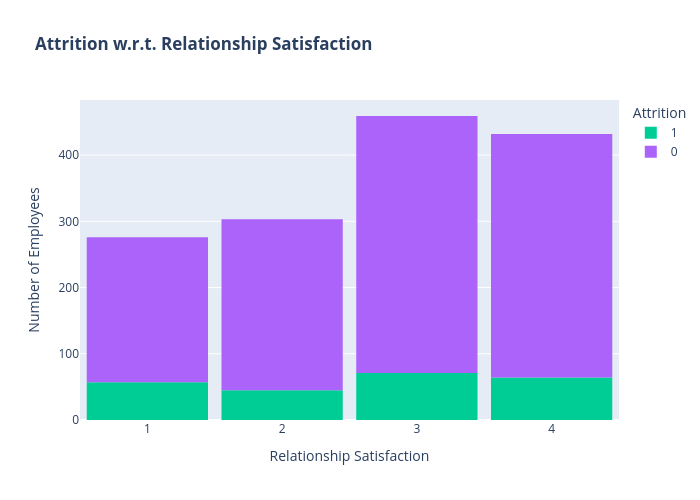

The cell this chart's notebook holds for it:
### Code cell
color_map = {"Yes": '#636EFA', "No": '#AB63FA'}

fig = px.histogram(df, x="RelationshipSatisfaction", color="Attrition",
                   title="<b>Attrition w.r.t. Relationship Satisfaction</b>",
                   color_discrete_map=color_map
                  )
fig.update_xaxes(title="Relationship Satisfaction")
fig.update_yaxes(title="Number of Employees")
fig.update_layout(width=700, height=500, bargap=0.1)
fig.show()

### Figure 1 — Plotly figure (JSON) as saved in the notebook; plotly's stock layout.template omitted (floating-point values rounded to 4 significant figures; data arrays with more than 128 entries replaced by an {"elided": "..."} marker saying what was removed)
{"data": [{"bingroup": "x", "hovertemplate": "Attrition=1<br>RelationshipSatisfaction=%{x}<br>count=%{y}<extra></extra>", "legendgroup": "1", "marker": {"color": "#00cc96", "pattern": {"shape": ""}}, "name": "1", "orientation": "v", "showlegend": true, "type": "histogram", "x": {"elided": "237 int values"}, "xaxis": "x", "yaxis": "y"}, {"bingroup": "x", "hovertemplate": "Attrition=0<br>RelationshipSatisfaction=%{x}<br>count=%{y}<extra></extra>", "legendgroup": "0", "marker": {"color": "#ab63fa", "pattern": {"shape": ""}}, "name": "0", "orientation": "v", "showlegend": true, "type": "histogram", "x": {"elided": "1233 int values"}, "xaxis": "x", "yaxis": "y"}], "layout": {"bargap": 0.1, "barmode": "relative", "height": 500, "legend": {"title": {"text": "Attrition"}, "tracegroupgap": 0}, "title": {"text": "<b>Attrition w.r.t. Relationship Satisfaction</b>"}, "width": 700, "xaxis": {"anchor": "y", "domain": [0, 1], "title": {"text": "Relationship Satisfaction"}}, "yaxis": {"anchor": "x", "domain": [0, 1], "title": {"text": "Number of Employees"}}}}
